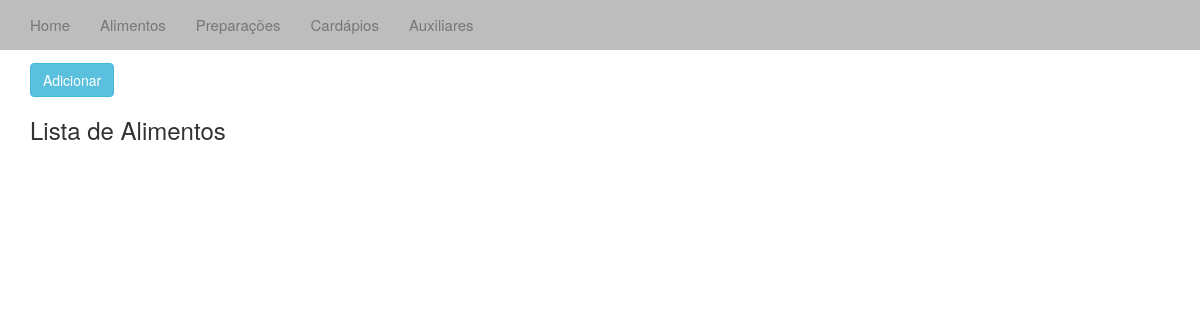
Before: /alimentos/ with the older database file.
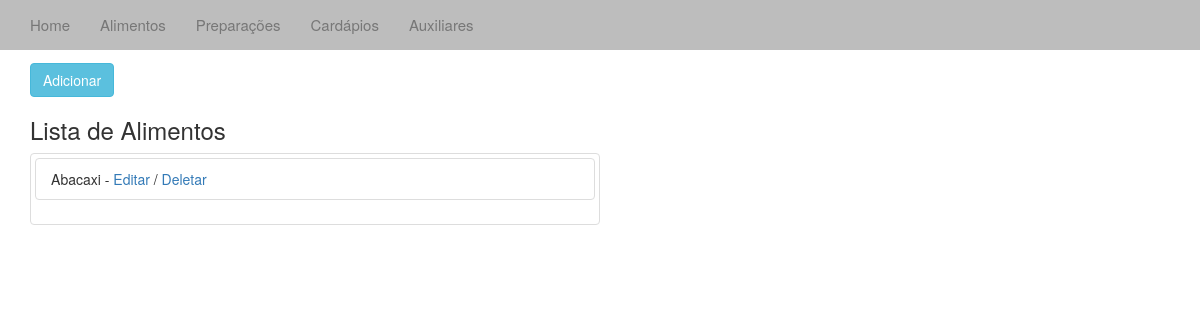
After: the same page with the newer database file.
### cardapio/models.py (models this page shows, shortened)
class Alimentos(models.Model):
	desc = models.CharField(max_length=20)
	cat_alimento = models.ForeignKey(Aux)
	cor = models.CharField(max_length=10)

### cardapio/views.py (the view)
# urls.py: url(r'^alimentos/', 'cardapio.views.alimentos', name='alimentos'),
def alimentos(request):
	al_list = Alimentos.objects.all()
	context = {'al_list':al_list}
	return render_to_response('alimentos.html', context)

### templates/alimentos.html (shortened to what this page needs)
{% extends "base.html" %}
{% block body%}
<div class="container-fluid">
	<div class="container">
			<h2>Auxiliares</h2>
			<a href="/addalimento/"><button type="button" class="btn btn-info">Adicionar</button></a>
			<h3>Lista de Alimentos</h3>
		{% if al_list %}
		<div class="thumbnail col-sm-6">
			{% for a in al_list %}
			<ul class="list-group">
			<li class="list-group-item">{{ a.desc }} -
				<a href="/editalimento/{{ a.id }}"> Editar</a> /
				<a href="/deletealimento/{{ a.id }}"> Deletar </a>
			</li>
			</ul>
			{% endfor %}
		{% endif %}
	</div>
</div>
{% endblock %}

Changed rows visible on the page:
added Alimentos: desc "Abacaxi"
